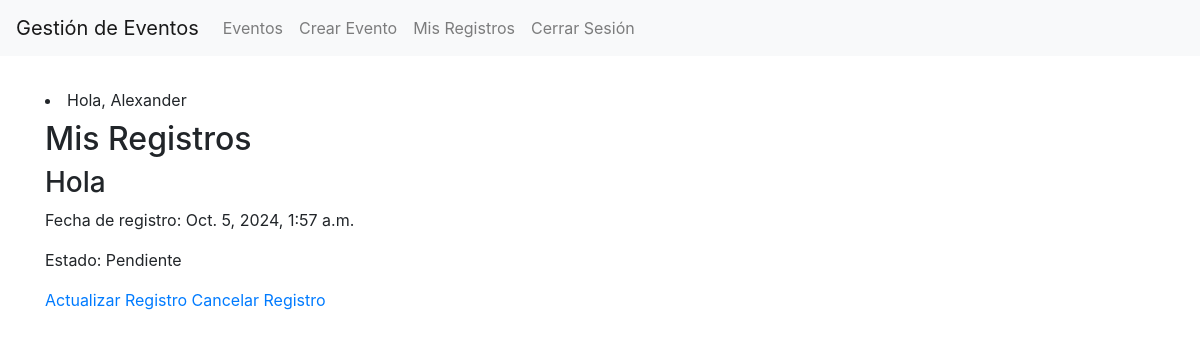
The page /mis-registros/ (signed in) on the database its author committed.
### events/models.py (models this page shows, shortened)
class Usuario(AbstractBaseUser, PermissionsMixin):
    username = models.CharField(max_length=150, unique=True)
    email = models.EmailField(_('email address'), unique=True)
    telefono = models.CharField(max_length=15, blank=True)
    bio = models.TextField(blank=True)
    fecha_nacimiento = models.DateField(null=True, blank=True)
    is_active = models.BooleanField(default=True)
    is_staff = models.BooleanField(default=False)
    objects = UsuarioManager()
    USERNAME_FIELD = 'username'
    REQUIRED_FIELDS = ['email']

class RegistroEvento(models.Model):
    ESTADO_REGISTRO_CHOICES = [
        ('pendiente', 'Pendiente'),
        ('confirmado', 'Confirmado'),
        ('cancelado', 'Cancelado'),
    ]
    evento = models.ForeignKey(Evento, on_delete=models.CASCADE, related_name='registros')
    usuario = models.ForeignKey(Usuario, on_delete=models.CASCADE, related_name='eventos_registrados')
    fecha_registro = models.DateTimeField(auto_now_add=True)
    estado = models.CharField(max_length=10, choices=ESTADO_REGISTRO_CHOICES, default='pendiente')
    notas = models.TextField(blank=True)
    class Meta:
        unique_together = ('evento', 'usuario')

class Evento(models.Model):
    ESTADO_CHOICES = [
        ('borrador', 'Borrador'),
        ('publicado', 'Publicado'),
        ('cancelado', 'Cancelado'),
    ]
    titulo = models.CharField(max_length=200)
    descripcion = models.TextField()
    fecha_inicio = models.DateTimeField()
    fecha_fin = models.DateTimeField()
    ubicacion = models.CharField(max_length=200)
    capacidad_maxima = models.PositiveIntegerField()
    precio = models.DecimalField(max_digits=10, decimal_places=2, default=0)
    organizador = models.ForeignKey(Usuario, on_delete=models.CASCADE, related_name='eventos_organizados')
    categoria = models.ForeignKey(Categoria, on_delete=models.SET_NULL, null=True, related_name='eventos')
    estado = models.CharField(max_length=10, choices=ESTADO_CHOICES, default='borrador')
    imagen = models.ImageField(upload_to='eventos/', blank=True, null=True)
    fecha_creacion = models.DateTimeField(auto_now_add=True)
    fecha_actualizacion = models.DateTimeField(auto_now=True)

### events/views.py (the view)
# urls.py: path('mis-registros/', views.mis_registros, name='mis_registros'),
@login_required
def mis_registros(request):
    registros = RegistroEvento.objects.filter(usuario=request.user)
    return render(request, 'events/mis_registros.html', {'registros': registros})

### events/templates/events/mis_registros.html
{% extends 'base.html' %}
{% block content %}
  <h2>Mis Registros</h2>
  {% for registro in registros %}
    <div>
      <h3>{{ registro.evento.titulo }}</h3>
      <p>Fecha de registro: {{ registro.fecha_registro }}</p>
      <p>Estado: {{ registro.get_estado_display }}</p>
      <a href="{% url 'actualizar_registro' registro.pk %}">Actualizar Registro</a>
      <a href="{% url 'cancelar_registro' registro.pk %}">Cancelar Registro</a>
    </div>
  {% empty %}
    <p>No tienes registros en eventos.</p>
  {% endfor %}
{% endblock %}

### events/templates/base.html (shortened to what this page needs)
<!DOCTYPE html>
<html lang="es">
<head>
    <link href="https://stackpath.bootstrapcdn.com/bootstrap/4.5.2/css/bootstrap.min.css" rel="stylesheet">
</head>
<body>
    <nav class="navbar navbar-expand-lg navbar-light bg-light">
        <a class="navbar-brand" href="{% url 'lista_eventos' %}">Gestión de Eventos</a>
        <div class="collapse navbar-collapse" id="navbarNav">
            <ul class="navbar-nav">
                <li class="nav-item">
                    <a class="nav-link" href="{% url 'lista_eventos' %}">Eventos</a>
                </li>
                {% if user.is_authenticated %}
                    <li class="nav-item">
                        <a class="nav-link" href="{% url 'crear_evento' %}">Crear Evento</a>
                    </li>
                    <li class="nav-item">
                        <a class="nav-link" href="{% url 'mis_registros' %}">Mis Registros</a>
                    </li>
                    <li class="nav-item">
                        <a class="nav-link" href="{% url 'logout' %}">Cerrar Sesión</a>
                    </li>
                {% endif %}
            </ul>
        </div>
    </nav>
    <div class="container mt-4">
        <li class="nav-item">
            <span class="navbar-text mr-3">
                Hola, {{ user.username }}
            </span>
        </li>
        {% block content %}
        {% endblock %}
    </div>
</body>
</html>

### rows shown on the page
Usuario: username "Alexander"
RegistroEvento: evento.titulo "Hola", fecha_registro "Oct. 5, 2024, 1:57 a.m.", estado "Pendiente"
